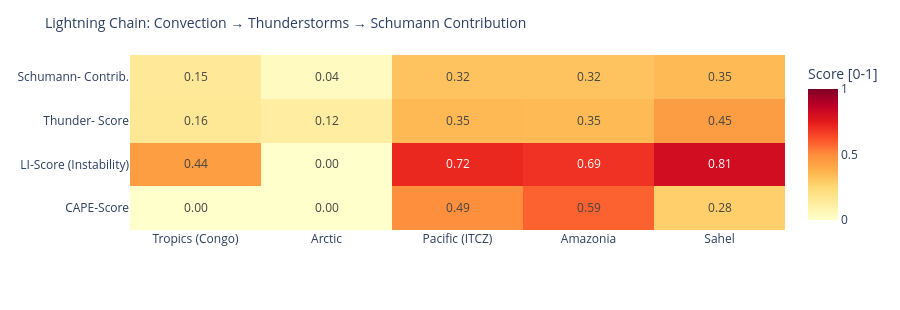

This figure's notebook cell:
### Code cell
# ============================================================
# LIGHTNING CHAIN: Convection → Thunderstorms → Schumann
# Shows the causal chain per measurement point as heatmap
# ============================================================

def cape_score(v):
    """CAPE → normalized score [0,1]"""
    if v is None or pd.isna(v): return 0.0
    return min(1.0, float(v) / 3000)

def li_score(v):
    """Lifted Index: negative = unstable → score [0,1]"""
    if v is None or pd.isna(v): return 0.3
    return min(1.0, max(0.0, (-float(v) + 6) / 12))

def cloud_score(v):
    if v is None or pd.isna(v): return 0.3
    return float(v) / 100

def thunder_score(row):
    """Kombinierter Gewitterwahrscheinlichkeits-Score
    CAPE + LI + Bedeckung + WMO-Gewitter + konvektiver Niederschlag (showers)
    Hinweis: X-Ray und Kp sind kein Bestandteil – nur geomagn./solarer Kontext.
    """
    cs = cape_score(row.get('cape'))
    ls = li_score(row.get('li'))
    cl = cloud_score(row.get('cloud'))
    t  = 1.0 if row.get('thunderstorm') else 0.0
    # Convective precipitation (showers) as additional indicator
    sh = min(1.0, (row.get('showers') or 0) / 5.0)
    return round(cs * 0.30 + ls * 0.25 + cl * 0.15 + t * 0.20 + sh * 0.10, 3)

def schumann_contribution(t_score, lat):
    """Schumann contribution: higher in tropics (±30°), scaled by thunderstorm score"""
    lat_weight = max(0.3, 1.0 - abs(lat) / 60)
    return round(t_score * lat_weight, 3)

df_atm['cape_score']   = df_atm.apply(lambda r: cape_score(r['cape']), axis=1)
df_atm['li_score']     = df_atm.apply(lambda r: li_score(r['li']),    axis=1)
df_atm['thunder_score']= df_atm.apply(lambda r: thunder_score(r.to_dict()), axis=1)
df_atm['schumann_contribution'] = df_atm.apply(
    lambda r: schumann_contribution(r['thunder_score'], r['lat']), axis=1)

metrics = ['cape_score', 'li_score', 'thunder_score', 'schumann_contribution']
labels  = ['CAPE-Score', 'LI-Score\n(Instability)', 'Thunder-\nScore', 'Schumann-\nContrib.']
z_data  = [df_atm[m].tolist() for m in metrics]

fig = go.Figure(go.Heatmap(
    z=z_data,
    x=df_atm['point'].tolist(),
    y=labels,
    colorscale='YlOrRd',
    zmin=0, zmax=1,
    text=[[f'{v:.2f}' for v in row] for row in z_data],
    texttemplate='%{text}', textfont=dict(size=12),
    colorbar=dict(title='Score [0-1]')
))
fig.update_layout(
    title=dict(text='Lightning Chain: Convection → Thunderstorms → Schumann Contribution', font=dict(size=14)),
    height=310,
    plot_bgcolor='rgba(0,0,0,0)', paper_bgcolor='rgba(0,0,0,0)',
    margin=dict(l=130, r=80, t=55, b=80)
)
fig.show()

### Figure 1 — Plotly figure (JSON) as saved in the notebook; plotly's stock layout.template omitted (floating-point values rounded to 4 significant figures)
{"data": [{"colorbar": {"title": {"text": "Score [0-1]"}}, "colorscale": [[0.0, "rgb(255,255,204)"], [0.125, "rgb(255,237,160)"], [0.25, "rgb(254,217,118)"], [0.375, "rgb(254,178,76)"], [0.5, "rgb(253,141,60)"], [0.625, "rgb(252,78,42)"], [0.75, "rgb(227,26,28)"], [0.875, "rgb(189,0,38)"], [1.0, "rgb(128,0,38)"]], "text": [["0.00", "0.00", "0.49", "0.59", "0.28"], ["0.44", "0.00", "0.72", "0.69", "0.81"], ["0.16", "0.12", "0.35", "0.35", "0.45"], ["0.15", "0.04", "0.32", "0.32", "0.35"]], "textfont": {"size": 12}, "texttemplate": "%{text}", "type": "heatmap", "x": ["Tropics (Congo)", "Arctic", "Pacific (ITCZ)", "Amazonia", "Sahel"], "y": ["CAPE-Score", "LI-Score\n(Instability)", "Thunder-\nScore", "Schumann-\nContrib."], "z": [[0.0, 0.0, 0.4933, 0.5867, 0.2833], [0.4417, 0.0, 0.7167, 0.6917, 0.8083], [0.157, 0.118, 0.351, 0.349, 0.446], [0.147, 0.035, 0.322, 0.32, 0.349]], "zmax": 1, "zmin": 0}], "layout": {"height": 310, "margin": {"b": 80, "l": 130, "r": 80, "t": 55}, "paper_bgcolor": "rgba(0,0,0,0)", "plot_bgcolor": "rgba(0,0,0,0)", "title": {"font": {"size": 14}, "text": "Lightning Chain: Convection → Thunderstorms → Schumann Contribution"}}}
